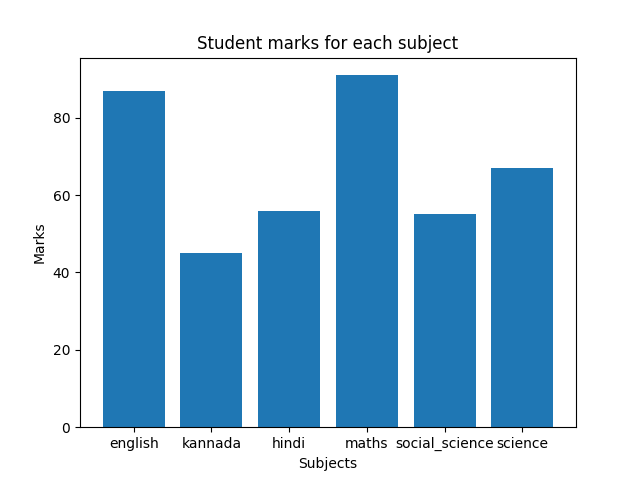

This chart was generated by the following Python code:
import matplotlib.pyplot as plt
import pandas as pd

df = pd.DataFrame({
    'subjects': ['english', 'kannada', 'hindi', 'maths', 'social_science', 'science'],
    'marks': [87, 45, 56, 91, 55, 67]
})

plt.bar(df['subjects'], df['marks'])
plt.xlabel('Subjects')
plt.ylabel('Marks')
plt.title('Student marks for each subject')
plt.show()
